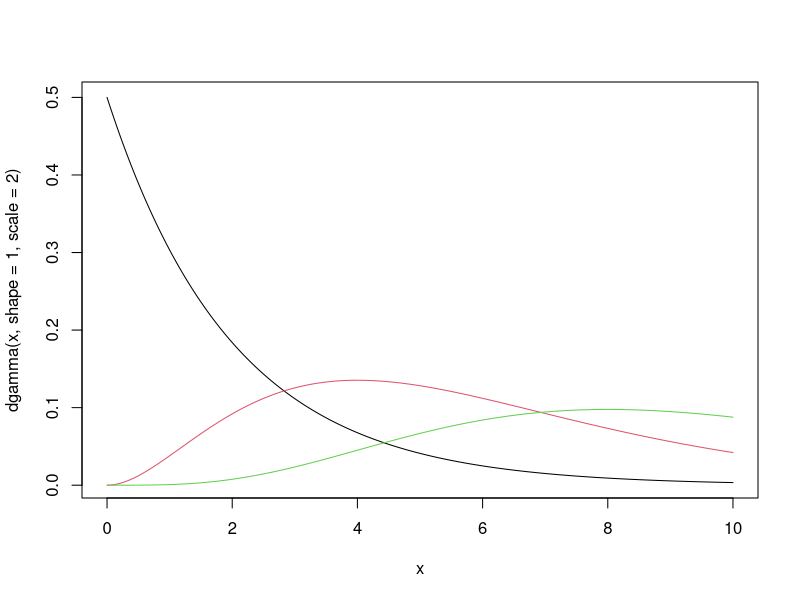
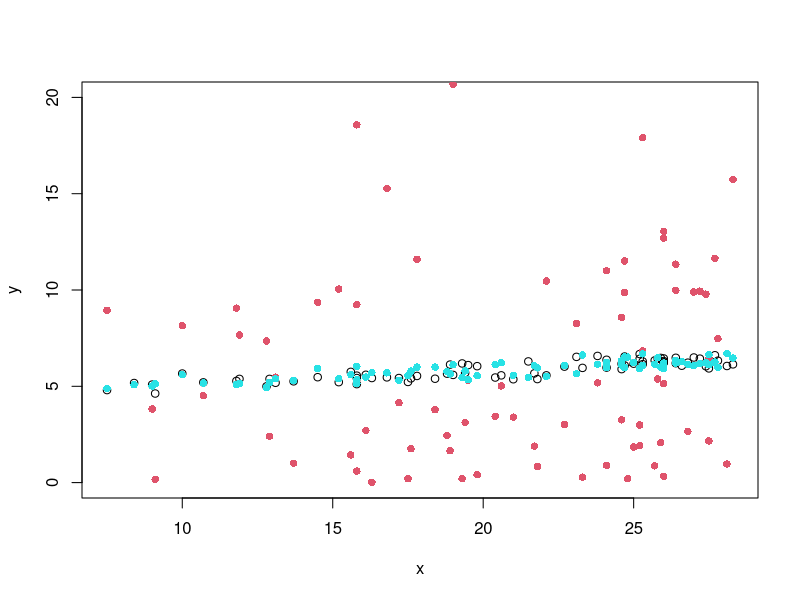

Recreate these plots in R, in order.
# Exponential-Dispersions-Familien
# Dichtefunktion/ Wahrschienlichkeitsfunktion
# Der Form -> 
# f(y) = c(y, phi)*exp((y*Teta-A(Teta))/phi)
# Bsp.  Binomialverteilung n fest, p
#       Normalverteilung mue, sigma^2
#       Exponentialverteilung gamma
#       Poinsonverteilung
#       X^2-Verteilung
# Schlecht -> Gleichverteilung
# X^2-Verteilung als Spezialfall einer Gammerverteilung
# f(y) = 1/(S^a*T(a))*y^(a-1)*exp(-y/S)     | y > 0
# exp(-y/s+(a+1)*log(y)-a*log(s)-log(T(a)))
# Gesucht Teta und Phi
# exp((y*Teta)/phi - A(Teta)/phi) * c(y, phi)

# phi = 1/a
# Teta = 1/(a*S)

# exp((y*(-1/(a*S)))/(1/a) + a*log(S))*y^(a-1)/T(a)
# ...
# (a^a*y^(a-1))/T(a)*exp((y*(-1/(a*S))^(1/a)-log(a*S))/(1/a))

# A(Teta) = log(a*S) = log(-(1/Teta)) = -log(-Teta)
# c(y, phi) = a^a/T(a)*y^(a-1)

# Momente der Gammerverteilung 
# mue = EW(y) = A'(Teta) = -(1/-Teta)*(-1) = -1/Teta = a * S
# Var(Y) = phi*A''(Teta) = 1/a+ 1/Teta^2 = 1/a * a^2*s^2 = a* s^2
# Varianzfunktion v(mue) = mue^2
# Var(Y) = phi*mue^2

### Gammerverteilung
# Vorher beschriebenes in R
?rgamma

x = seq(0,10,0.01)
plot(x, dgamma(x, shape=1, scale=2), type="l")
points(x, dgamma(x, shape=3, scale=2), type="l", col = 2)
points(x, dgamma(x, shape=5, scale=2), type="l", col = 3)
# Jetzt kommt der Polinomiale Anteil zum Tragen 
# -> verschiebt die Kurve aendert das Maximum -> deswegen shape
# Verteilung ist Schief ergibt sich natuerlich aus der unteren Grenze null

# geometrische Verteilung
#   unabhaengige identische Versuche mit Erfolgswahrscheinlichkeit p
#   Wartezeit bis zum 1. Erfolg
# Wertebereich: {1,2,3, ...}
# P(Y=k) = (1-p)^(k-1)*p
# P(Y=1) = p
# P(Y=2) = (1-p)*p
# Spezialfall einer negativen Binomialverteilung
#   - Variante 1: Anzahl der Versuche bis zum r-ten Erfolg
#   - Variante 2: Anzahl der Misserfolgebis zum r-ten Erfolg
# P(Y=k) = (k+r-1) ueber k (1-p)^k*p = (k+r-1)!/(k!(r-1)!)*(1-p)^k*p
# Verallgemeinerung: r nicht notwendig element Natuerlicher Zahlen sondern r elem Reelen Zahlen
# -> P(Y=k) = (T(k+r)/(T(r)*k!))*(1-p)^k*p T ^= Gamma >.>
# r fest, bekannt
# = T(y+r)/(T(r)*y!)*(1-p)^y*p = T(y+r)/(T(r)*y!) exp(y*log(1-p) + r*log(p))
# Teta = log(1-p)
# exp(Teta) = 1-p
# p = 1 - exp(Teta)
# A(Teta) = -r*log(p) = -r*log(1-exp(Teta))
# Erwartungwert: 
#   mue = EW(Y) = A'(Teta) = -r * (1/(1-exp(Teta)) * (-exp(Teta)) = r * (exp(Teta)/(1 - exp(Teta))))
# umkehrung = log(mue/(mue+r)) = Teta
# mue = r*(1-p)/p

#Zweite Ableitung
# Var = A''(Teta) = r * (exp(Teta)*(1-exp(Teta))-exp(Teta)*(-exp(Teta)))/(1-exp(Teta))^2 = r*exp(Teta)/(1-exp(Teta))^2
# Var(Y) = mue + mue^2/r > mue diskrete Verteilung mit Varianz groesser als bei Poissonverteilung
# neg Binomialverteilung fuer Situationen mit groesserer Variablitaet

# Beispiel Bodenatmung
# y_i = log( Bodenatmung)
# x_i = Temperatur
# bisher:
# EW(y_i) = beta_0 +betat_1*x_i =mue_i      < Y_i = N(mue, sigma^2)
# jetzt:
# Y_i ~ Gammerverteilung mit geeingetem Erwartungswert und geeigneter Varianz
# T(S_i, a)

soil.data <- read.csv("soilrespiration1.csv", sep=";")

x <- soil.data$temp
y <-log(soil.data$resp)

b0 = 4.3
b1 = 0.075
sigma = sqrt(0.07)
means = b0+b1*x
y.sim = rnorm(76, mean=means, sd=sigma)

y.simgamma = rgamma(76, shape= 1, scale= means)

plot(x,y, ylim=c(0,20))
points(x,y.simgamma, pch = 16, col = 2)
# wir gucken nur auf den Erwartungswert und ignorieren a
# EW(y_i) = beta_0 +betat_1*x_i = a * s_i
# Var(Y_i) = a*s_i^2
# Varianz der Gammerverteilung stimmt fuer mittleres x_i mit der vorherigen Varianz der Normalverteilung ueberein
# x_i = 17.5
b0+b1*17.5
# mue_i = beta_0 +betat_1*x_i = 5.6125 = a * s_i
# Var(Y_i) = 0.07 = a * S_i^2
# s_i = (a * s_i^2) / (a * s_i) = 0.07/5.6125
# a = 5.6125 / s_i
s_i = 0.07 / 5.6125
a = 5.6125 / s_i

# scale = mue_i/a
y.simgamma = rgamma(76, shape= a, scale= means / a)
points(x,y.simgamma, pch = 16, col = 5)
